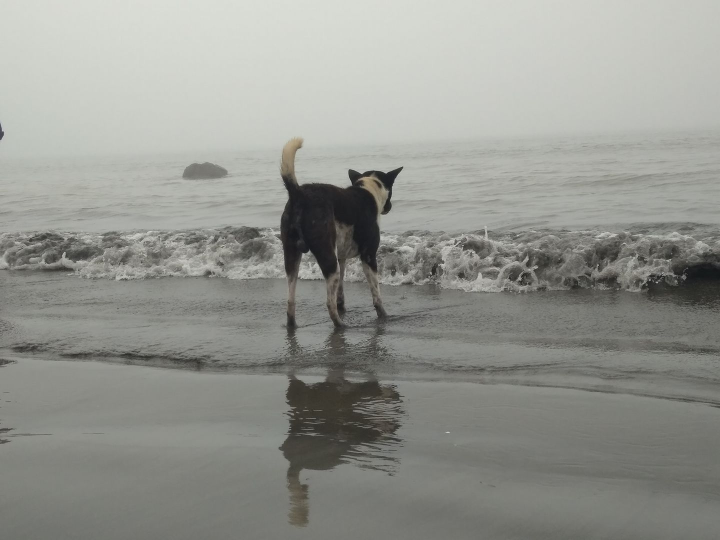
#> input picture sample.jpg, 1440 x 1080 px, found by its file name (shown at 1/2 size)
$ python p1a.py
#> lines starting #> are read from the running program, lines starting #| are printed output that depends on the picture
import cv2
import numpy as np
import matplotlib.pyplot as plt

img_path = 'sample.jpg'

def downsample(img,scale):
    h,w = img.shape
    r_h,r_w = h // scale, w // scale
    new_img = np.zeros((r_h,r_w))

    for i in range(r_h):
        for j in range(r_w):
            new_img[i,j] = img[i*scale,j*scale]

    return new_img
def main():
    img_list = []
    img = cv2.imread(img_path)
#> img is the input picture: shape (1080, 1440, 3); mean B, G, R 143.6, 149.4, 148
    img = cv2.cvtColor(img,cv2.COLOR_RGB2GRAY)
#> img: shape (1080, 1440)
    #resizing the image to 512x512
    re_img = cv2.resize(img,(512,512))
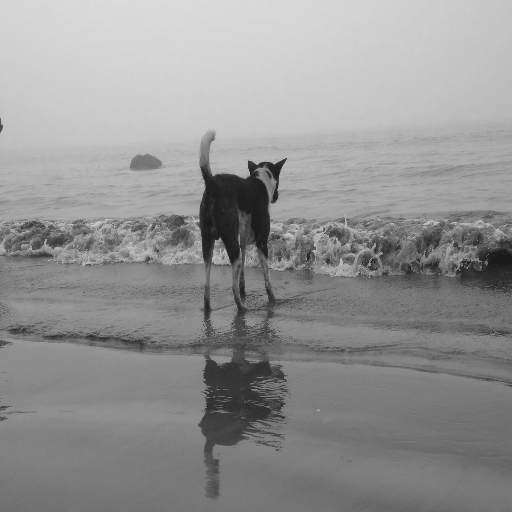
#> re_img: shape (512, 512); min 19, max 220, mean 147.4
    img_list.append(re_img)
    #print(re_img.shape)

    for _ in range(8):
        re_img = downsample(re_img,2)
        img_list.append(re_img)
#> this loop made 8 passes
#> re_img on pass 8: [[214, 217], [131, 122]]
#> pass 1, in main, `re_img = downsample(re_img,2)`:
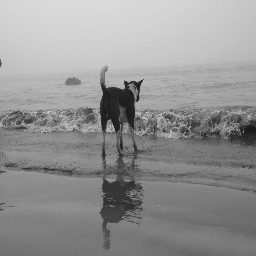
#> re_img: shape (256, 256) float64; min 19, max 220, mean 147.5
#> pass 2, in main, `re_img = downsample(re_img,2)`:
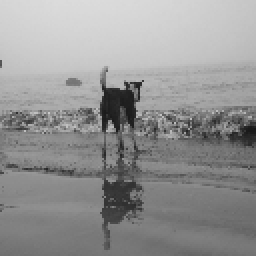
#> re_img: shape (128, 128) float64 (shown 2 times larger); min 23, max 220, mean 147.8
#> pass 3, in main, `re_img = downsample(re_img,2)`:
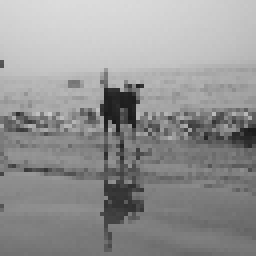
#> re_img: shape (64, 64) float64 (shown 4 times larger); min 25, max 219, mean 148.3
#> after the loop, img_list = 9 items

    row, col = 2,4
    indx = 0
    fig,axes = plt.subplots(row,col,figsize=(9,7)) #2 rows & 4 columns for 8 subplots or 8 grids
    for i in range(row):
        for j in range(col):
            axes[i,j].imshow(img_list[indx],cmap='gray')
            h = img_list[indx].shape[0]
            w = h = img_list[indx].shape[1]
            axes[i,j].set_title(f'{h}x{w}')
            indx += 1
#> after the loop, indx = 8
    plt.tight_layout() #for proper arrangement of the subplots
    plt.show()
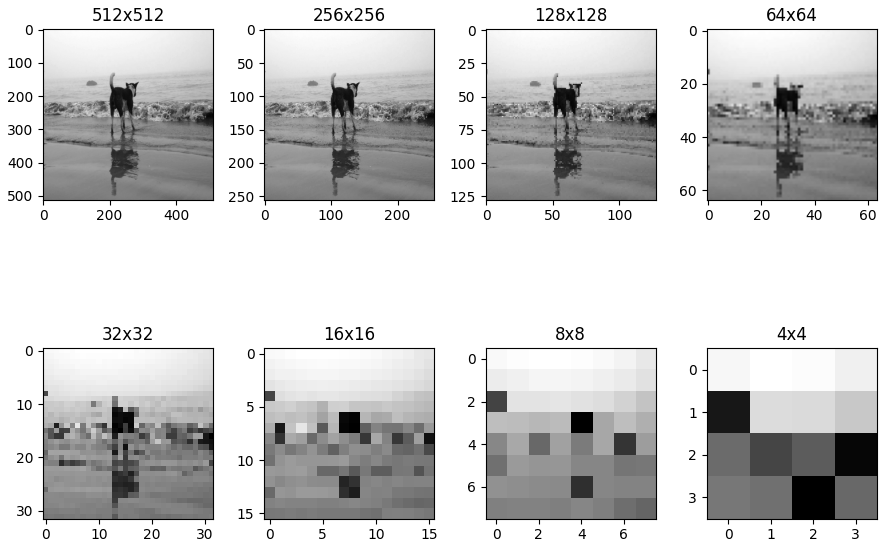
#> figure drawn by matplotlib, 8 panels

if __name__ == '__main__':
    main()

$ run again, with dog.jpg copied over sample.jpg
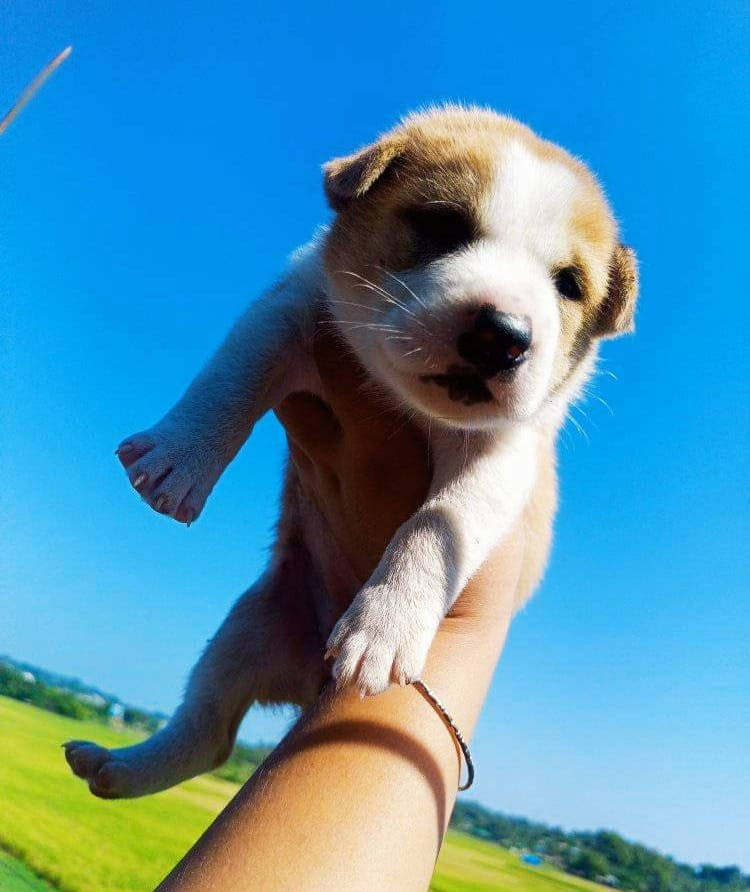
#> input picture dog.jpg, 750 x 892 px, found by its file name
#> in main, img is the input picture: shape (892, 750, 3); mean B, G, R 178.4, 147.1, 77.8
#> in main, `img = cv2.cvtColor(img,cv2.COLOR_RGB2GRAY)`:
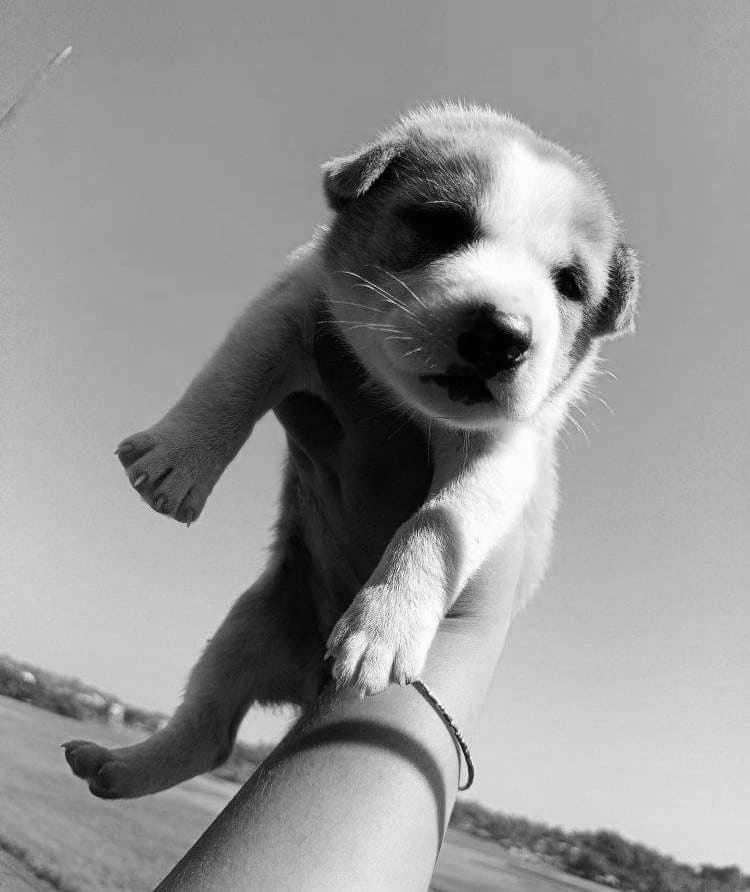
#> img: shape (892, 750); min 0, max 255, mean 148.6
#> the loop in main, `for _ in range(8):` made 8 passes
#> re_img on pass 8: [[148, 145], [191, 13]]
#> pass 3, in main, `re_img = downsample(re_img,2)`:
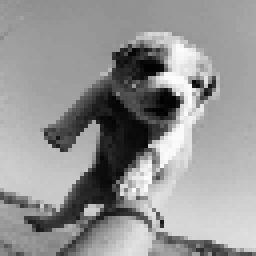
#> re_img: shape (64, 64) float64 (shown 4 times larger); min 1, max 253, mean 148.3
#> after the loop in main, `for _ in range(8):`: img_list = 9 items
#> after the loop in main, `for i in range(row):`: indx = 8

$ run again, with dog2.jpg copied over sample.jpg
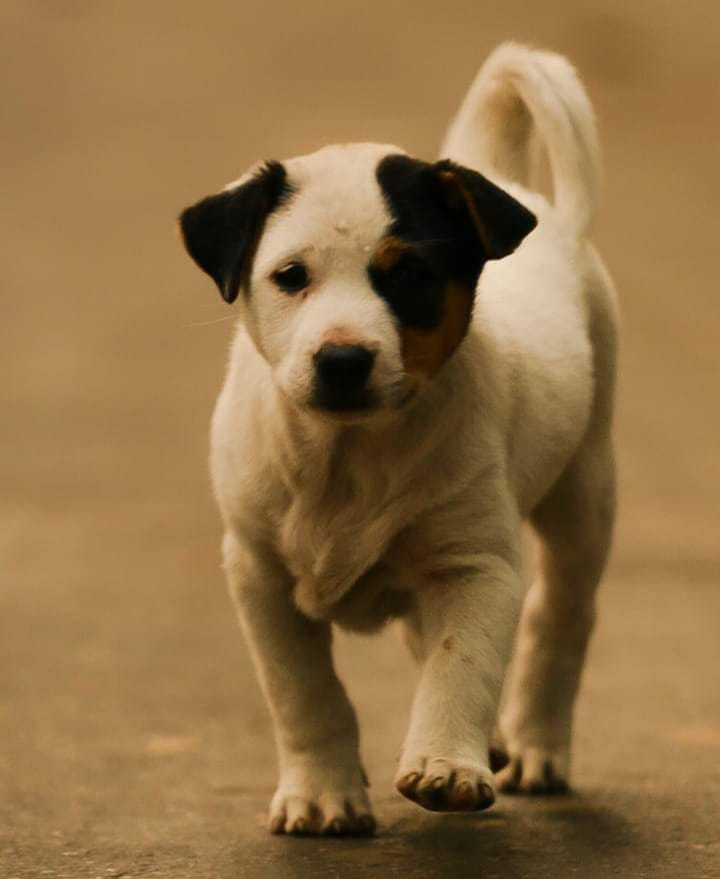
#> input picture dog2.jpg, 720 x 879 px, found by its file name
#> in main, img is the input picture: shape (879, 720, 3); mean B, G, R 69.8, 111.9, 143.8
#> in main, `img = cv2.cvtColor(img,cv2.COLOR_RGB2GRAY)`:
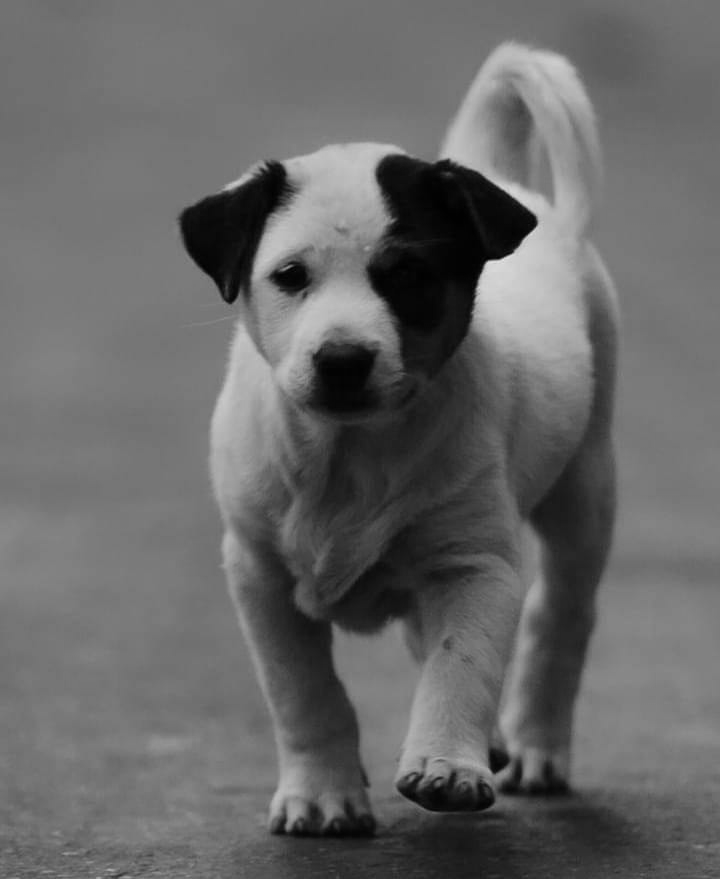
#> img: shape (879, 720); min 1, max 229, mean 103
#> the loop in main, `for _ in range(8):` made 8 passes
#> re_img on pass 8: [[113, 113], [117, 31]]
#> pass 3, in main, `re_img = downsample(re_img,2)`:
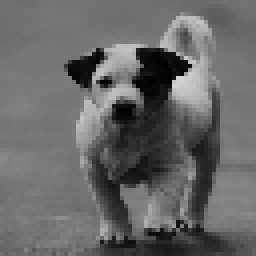
#> re_img: shape (64, 64) float64 (shown 4 times larger); min 1, max 214, mean 103.2
#> after the loop in main, `for _ in range(8):`: img_list = 9 items
#> after the loop in main, `for i in range(row):`: indx = 8
